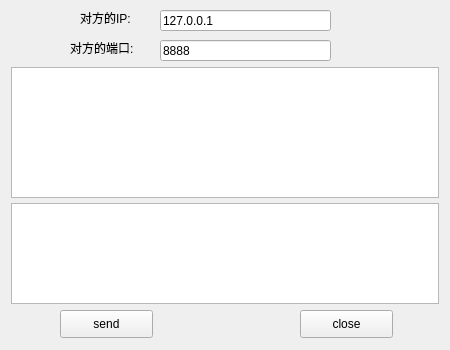
<?xml version="1.0" encoding="UTF-8"?>
<ui version="4.0">
 <class>Widget</class>
 <widget class="QWidget" name="Widget">
  <property name="geometry">
   <rect>
    <x>0</x>
    <y>0</y>
    <width>450</width>
    <height>350</height>
   </rect>
  </property>
  <property name="minimumSize">
   <size>
    <width>450</width>
    <height>350</height>
   </size>
  </property>
  <property name="maximumSize">
   <size>
    <width>450</width>
    <height>350</height>
   </size>
  </property>
  <property name="windowTitle">
   <string>Widget</string>
  </property>
  <widget class="QLabel" name="label">
   <property name="geometry">
    <rect>
     <x>80</x>
     <y>10</y>
     <width>69</width>
     <height>16</height>
    </rect>
   </property>
   <property name="text">
    <string>对方的IP:</string>
   </property>
  </widget>
  <widget class="QLabel" name="label_2">
   <property name="geometry">
    <rect>
     <x>70</x>
     <y>40</y>
     <width>83</width>
     <height>16</height>
    </rect>
   </property>
   <property name="text">
    <string>对方的端口:</string>
   </property>
  </widget>
  <widget class="QLineEdit" name="IP">
   <property name="geometry">
    <rect>
     <x>160</x>
     <y>10</y>
     <width>171</width>
     <height>21</height>
    </rect>
   </property>
   <property name="text">
    <string>127.0.0.1</string>
   </property>
  </widget>
  <widget class="QLineEdit" name="port">
   <property name="geometry">
    <rect>
     <x>160</x>
     <y>40</y>
     <width>171</width>
     <height>21</height>
    </rect>
   </property>
   <property name="text">
    <string>8888</string>
   </property>
  </widget>
  <widget class="QTextEdit" name="read">
   <property name="geometry">
    <rect>
     <x>11</x>
     <y>67</y>
     <width>428</width>
     <height>131</height>
    </rect>
   </property>
   <property name="readOnly">
    <bool>true</bool>
   </property>
  </widget>
  <widget class="QTextEdit" name="write">
   <property name="geometry">
    <rect>
     <x>11</x>
     <y>203</y>
     <width>428</width>
     <height>101</height>
    </rect>
   </property>
  </widget>
  <widget class="QPushButton" name="ButtonSend">
   <property name="geometry">
    <rect>
     <x>60</x>
     <y>310</y>
     <width>93</width>
     <height>28</height>
    </rect>
   </property>
   <property name="text">
    <string>send</string>
   </property>
  </widget>
  <widget class="QPushButton" name="ButtonClose">
   <property name="geometry">
    <rect>
     <x>300</x>
     <y>310</y>
     <width>93</width>
     <height>28</height>
    </rect>
   </property>
   <property name="text">
    <string>close</string>
   </property>
  </widget>
 </widget>
 <layoutdefault spacing="6" margin="11"/>
 <resources/>
 <connections/>
</ui>
